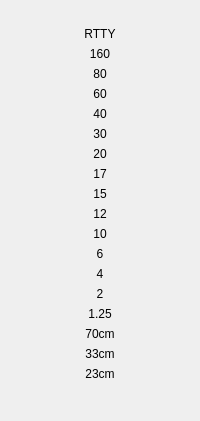
         <widget class="QFrame" name="Band_Mode_Frame_RTTY">
          <property name="minimumSize">
           <size>
            <width>40</width>
            <height>0</height>
           </size>
          </property>
          <property name="frameShape">
           <enum>QFrame::Shape::NoFrame</enum>
          </property>
          <property name="frameShadow">
           <enum>QFrame::Shadow::Raised</enum>
          </property>
          <layout class="QVBoxLayout" name="verticalLayout_3">
           <property name="leftMargin">
            <number>0</number>
           </property>
           <property name="topMargin">
            <number>27</number>
           </property>
           <property name="rightMargin">
            <number>0</number>
           </property>
           <property name="bottomMargin">
            <number>0</number>
           </property>
           <item>
            <widget class="QLabel" name="mode_rtty">
             <property name="text">
              <string>RTTY</string>
             </property>
             <property name="alignment">
              <set>Qt::AlignmentFlag::AlignCenter</set>
             </property>
            </widget>
           </item>
           <item>
            <widget class="QLabel" name="rtty_band_160">
             <property name="text">
              <string>160</string>
             </property>
             <property name="alignment">
              <set>Qt::AlignmentFlag::AlignCenter</set>
             </property>
            </widget>
           </item>
           <item>
            <widget class="QLabel" name="rtty_band_80">
             <property name="text">
              <string>80</string>
             </property>
             <property name="alignment">
              <set>Qt::AlignmentFlag::AlignCenter</set>
             </property>
            </widget>
           </item>
           <item>
            <widget class="QLabel" name="rtty_band_60">
             <property name="text">
              <string>60</string>
             </property>
             <property name="alignment">
              <set>Qt::AlignmentFlag::AlignCenter</set>
             </property>
            </widget>
           </item>
           <item>
            <widget class="QLabel" name="rtty_band_40">
             <property name="text">
              <string>40</string>
             </property>
             <property name="alignment">
              <set>Qt::AlignmentFlag::AlignCenter</set>
             </property>
            </widget>
           </item>
           <item>
            <widget class="QLabel" name="rtty_band_30">
             <property name="text">
              <string>30</string>
             </property>
             <property name="alignment">
              <set>Qt::AlignmentFlag::AlignCenter</set>
             </property>
            </widget>
           </item>
           <item>
            <widget class="QLabel" name="rtty_band_20">
             <property name="text">
              <string>20</string>
             </property>
             <property name="alignment">
              <set>Qt::AlignmentFlag::AlignCenter</set>
             </property>
            </widget>
           </item>
           <item>
            <widget class="QLabel" name="rtty_band_17">
             <property name="text">
              <string>17</string>
             </property>
             <property name="alignment">
              <set>Qt::AlignmentFlag::AlignCenter</set>
             </property>
            </widget>
           </item>
           <item>
            <widget class="QLabel" name="rtty_band_15">
             <property name="text">
              <string>15</string>
             </property>
             <property name="alignment">
              <set>Qt::AlignmentFlag::AlignCenter</set>
             </property>
            </widget>
           </item>
           <item>
            <widget class="QLabel" name="rtty_band_12">
             <property name="text">
              <string>12</string>
             </property>
             <property name="alignment">
              <set>Qt::AlignmentFlag::AlignCenter</set>
             </property>
            </widget>
           </item>
           <item>
            <widget class="QLabel" name="rtty_band_10">
             <property name="text">
              <string>10</string>
             </property>
             <property name="alignment">
              <set>Qt::AlignmentFlag::AlignCenter</set>
             </property>
            </widget>
           </item>
           <item>
            <widget class="QLabel" name="rtty_band_6">
             <property name="text">
              <string>6</string>
             </property>
             <property name="alignment">
              <set>Qt::AlignmentFlag::AlignCenter</set>
             </property>
            </widget>
           </item>
           <item>
            <widget class="QLabel" name="rtty_band_4">
             <property name="text">
              <string>4</string>
             </property>
             <property name="alignment">
              <set>Qt::AlignmentFlag::AlignCenter</set>
             </property>
            </widget>
           </item>
           <item>
            <widget class="QLabel" name="rtty_band_2">
             <property name="text">
              <string>2</string>
             </property>
             <property name="alignment">
              <set>Qt::AlignmentFlag::AlignCenter</set>
             </property>
            </widget>
           </item>
           <item>
            <widget class="QLabel" name="rtty_band_125">
             <property name="text">
              <string>1.25</string>
             </property>
             <property name="alignment">
              <set>Qt::AlignmentFlag::AlignCenter</set>
             </property>
            </widget>
           </item>
           <item>
            <widget class="QLabel" name="rtty_band_70cm">
             <property name="text">
              <string>70cm</string>
             </property>
             <property name="alignment">
              <set>Qt::AlignmentFlag::AlignCenter</set>
             </property>
            </widget>
           </item>
           <item>
            <widget class="QLabel" name="rtty_band_33cm">
             <property name="text">
              <string>33cm</string>
             </property>
             <property name="alignment">
              <set>Qt::AlignmentFlag::AlignCenter</set>
             </property>
            </widget>
           </item>
           <item>
            <widget class="QLabel" name="rtty_band_23cm">
             <property name="enabled">
              <bool>true</bool>
             </property>
             <property name="text">
              <string>23cm</string>
             </property>
             <property name="alignment">
              <set>Qt::AlignmentFlag::AlignCenter</set>
             </property>
            </widget>
           </item>
           <item>
            <spacer name="verticalSpacer_3">
             <property name="orientation">
              <enum>Qt::Orientation::Vertical</enum>
             </property>
             <property name="sizeHint" stdset="0">
              <size>
               <width>20</width>
               <height>40</height>
              </size>
             </property>
            </spacer>
           </item>
          </layout>
         </widget>
